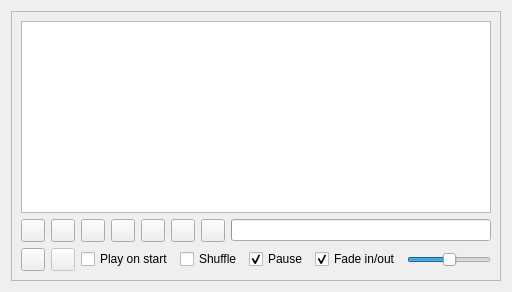
        <widget class="QWidget" name="tabAudioPlayer">
         <attribute name="icon">
          <iconset resource="qmc2.qrc">
           <normaloff>:/data/img/cd.png</normaloff>:/data/img/cd.png</iconset>
         </attribute>
         <attribute name="title">
          <string>Au&amp;dio player</string>
         </attribute>
         <layout class="QGridLayout">
          <item row="0" column="0">
           <widget class="QFrame" name="frame">
            <property name="frameShape">
             <enum>QFrame::StyledPanel</enum>
            </property>
            <property name="frameShadow">
             <enum>QFrame::Raised</enum>
            </property>
            <layout class="QGridLayout">
             <item row="0" column="0">
              <widget class="QListWidget" name="listWidgetAudioPlaylist">
               <property name="sizePolicy">
                <sizepolicy hsizetype="Ignored" vsizetype="Expanding">
                 <horstretch>0</horstretch>
                 <verstretch>0</verstretch>
                </sizepolicy>
               </property>
               <property name="contextMenuPolicy">
                <enum>Qt::ActionsContextMenu</enum>
               </property>
               <property name="toolTip">
                <string>Playlist</string>
               </property>
               <property name="statusTip">
                <string>Playlist</string>
               </property>
               <property name="selectionMode">
                <enum>QAbstractItemView::ExtendedSelection</enum>
               </property>
              </widget>
             </item>
             <item row="1" column="0">
              <layout class="QHBoxLayout">
               <item>
                <widget class="QToolButton" name="toolButtonAudioPreviousTrack">
                 <property name="toolTip">
                  <string>Previous track</string>
                 </property>
                 <property name="statusTip">
                  <string>Previous track</string>
                 </property>
                 <property name="icon">
                  <iconset resource="qmc2.qrc">
                   <normaloff>:/data/img/media_back.png</normaloff>:/data/img/media_back.png</iconset>
                 </property>
                </widget>
               </item>
               <item>
                <widget class="QToolButton" name="toolButtonAudioNextTrack">
                 <property name="toolTip">
                  <string>Next track</string>
                 </property>
                 <property name="statusTip">
                  <string>Next track</string>
                 </property>
                 <property name="icon">
                  <iconset resource="qmc2.qrc">
                   <normaloff>:/data/img/media_next.png</normaloff>:/data/img/media_next.png</iconset>
                 </property>
                </widget>
               </item>
               <item>
                <widget class="QToolButton" name="toolButtonAudioFastBackward">
                 <property name="toolTip">
                  <string>Fast backward</string>
                 </property>
                 <property name="statusTip">
                  <string>Fast backward</string>
                 </property>
                 <property name="icon">
                  <iconset resource="qmc2.qrc">
                   <normaloff>:/data/img/media_fastbackward.png</normaloff>:/data/img/media_fastbackward.png</iconset>
                 </property>
                 <property name="autoRepeat">
                  <bool>true</bool>
                 </property>
                 <property name="autoRepeatDelay">
                  <number>100</number>
                 </property>
                </widget>
               </item>
               <item>
                <widget class="QToolButton" name="toolButtonAudioFastForward">
                 <property name="toolTip">
                  <string>Fast forward</string>
                 </property>
                 <property name="statusTip">
                  <string>Fast forward</string>
                 </property>
                 <property name="icon">
                  <iconset resource="qmc2.qrc">
                   <normaloff>:/data/img/media_fastforward.png</normaloff>:/data/img/media_fastforward.png</iconset>
                 </property>
                 <property name="autoRepeat">
                  <bool>true</bool>
                 </property>
                 <property name="autoRepeatDelay">
                  <number>100</number>
                 </property>
                </widget>
               </item>
               <item>
                <widget class="QToolButton" name="toolButtonAudioStopTrack">
                 <property name="toolTip">
                  <string>Stop track</string>
                 </property>
                 <property name="statusTip">
                  <string>Stop track</string>
                 </property>
                 <property name="icon">
                  <iconset resource="qmc2.qrc">
                   <normaloff>:/data/img/media_stop.png</normaloff>:/data/img/media_stop.png</iconset>
                 </property>
                 <property name="checkable">
                  <bool>true</bool>
                 </property>
                </widget>
               </item>
               <item>
                <widget class="QToolButton" name="toolButtonAudioPauseTrack">
                 <property name="toolTip">
                  <string>Pause track</string>
                 </property>
                 <property name="statusTip">
                  <string>Pause track</string>
                 </property>
                 <property name="icon">
                  <iconset resource="qmc2.qrc">
                   <normaloff>:/data/img/media_pause.png</normaloff>:/data/img/media_pause.png</iconset>
                 </property>
                 <property name="checkable">
                  <bool>true</bool>
                 </property>
                </widget>
               </item>
               <item>
                <widget class="QToolButton" name="toolButtonAudioPlayTrack">
                 <property name="toolTip">
                  <string>Play track</string>
                 </property>
                 <property name="statusTip">
                  <string>Play track</string>
                 </property>
                 <property name="icon">
                  <iconset resource="qmc2.qrc">
                   <normaloff>:/data/img/media_play.png</normaloff>:/data/img/media_play.png</iconset>
                 </property>
                 <property name="checkable">
                  <bool>true</bool>
                 </property>
                </widget>
               </item>
               <item>
                <widget class="QProgressBar" name="progressBarAudioProgress">
                 <property name="toolTip">
                  <string>Progress indicator for current track</string>
                 </property>
                 <property name="statusTip">
                  <string>Progress indicator for current track</string>
                 </property>
                 <property name="maximum">
                  <number>100</number>
                 </property>
                 <property name="format">
                  <string>%vs (%ms total)</string>
                 </property>
                </widget>
               </item>
              </layout>
             </item>
             <item row="2" column="0">
              <layout class="QHBoxLayout">
               <item>
                <widget class="QToolButton" name="toolButtonAudioAddTracks">
                 <property name="toolTip">
                  <string>Browse for tracks to add to playlist</string>
                 </property>
                 <property name="statusTip">
                  <string>Browse for tracks to add to playlist</string>
                 </property>
                 <property name="icon">
                  <iconset resource="qmc2.qrc">
                   <normaloff>:/data/img/fileopen.png</normaloff>:/data/img/fileopen.png</iconset>
                 </property>
                </widget>
               </item>
               <item>
                <widget class="QToolButton" name="toolButtonAudioRemoveTracks">
                 <property name="enabled">
                  <bool>false</bool>
                 </property>
                 <property name="toolTip">
                  <string>Remove selected tracks from playlist</string>
                 </property>
                 <property name="statusTip">
                  <string>Remove selected tracks from playlist</string>
                 </property>
                 <property name="icon">
                  <iconset resource="qmc2.qrc">
                   <normaloff>:/data/img/stop.png</normaloff>:/data/img/stop.png</iconset>
                 </property>
                </widget>
               </item>
               <item>
                <widget class="QCheckBox" name="checkBoxAudioPlayOnStart">
                 <property name="toolTip">
                  <string>Start playing automatically when QMC2 has started</string>
                 </property>
                 <property name="statusTip">
                  <string>Start playing automatically when QMC2 has started</string>
                 </property>
                 <property name="text">
                  <string>Play on start</string>
                 </property>
                </widget>
               </item>
               <item>
                <widget class="QCheckBox" name="checkBoxAudioShuffle">
                 <property name="toolTip">
                  <string>Select random tracks from playlist</string>
                 </property>
                 <property name="statusTip">
                  <string>Select random tracks from playlist</string>
                 </property>
                 <property name="text">
                  <string>Shuffle</string>
                 </property>
                </widget>
               </item>
               <item>
                <widget class="QCheckBox" name="checkBoxAudioPause">
                 <property name="toolTip">
                  <string>Automatically pause audio playback when at least one emulator is running</string>
                 </property>
                 <property name="statusTip">
                  <string>Automatically pause audio playback when at least one emulator is running</string>
                 </property>
                 <property name="text">
                  <string>Pause</string>
                 </property>
                 <property name="checked">
                  <bool>true</bool>
                 </property>
                </widget>
               </item>
               <item>
                <widget class="QCheckBox" name="checkBoxAudioFade">
                 <property name="toolTip">
                  <string>Fade in and out on pause / resume</string>
                 </property>
                 <property name="statusTip">
                  <string>Fade in and out on pause / resume</string>
                 </property>
                 <property name="text">
                  <string>Fade in/out</string>
                 </property>
                 <property name="checked">
                  <bool>true</bool>
                 </property>
                </widget>
               </item>
               <item>
                <widget class="QSlider" name="sliderAudioVolume">
                 <property name="toolTip">
                  <string>Audio player volume</string>
                 </property>
                 <property name="statusTip">
                  <string>Audio player volume</string>
                 </property>
                 <property name="maximum">
                  <number>100</number>
                 </property>
                 <property name="sliderPosition">
                  <number>50</number>
                 </property>
                 <property name="orientation">
                  <enum>Qt::Horizontal</enum>
                 </property>
                </widget>
               </item>
              </layout>
             </item>
            </layout>
           </widget>
          </item>
         </layout>
        </widget>
